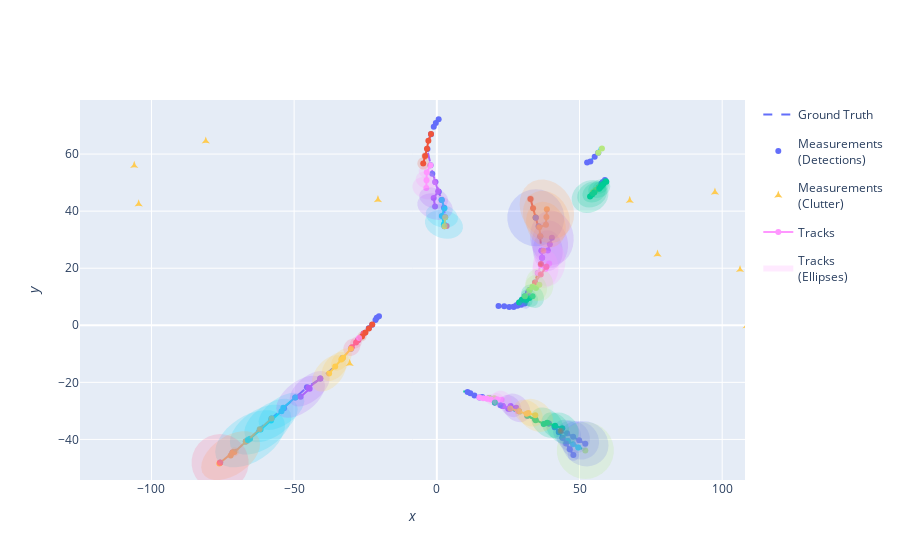

Notebook code for this chart:
### Markdown cell above
As observed in the above plot, the filter can still discern the ground truths to a reasonable. However, it cannot discriminate between new and old paths, and sometimes it can confuse the same ground as two different paths birthed at different times. This effect is pronounced if two targets are very close together.

This is due to the fact that a lower detection probability, $p_{D,k}(x)$ implies that the propagated posterior intensity at time $k$ becomes increasingly dependent on the predicted intensity, $v_{k|k-1}$. Therefore, the recursive posterior density does not get propogated with more weight.

Now, let us observe what happens for an extremely low detection probability.

### Code cell
# Reducing detection probability
detection_probability = 0.01
clutter_rate = 3.0
all_measurements, measurement_model = gen_detectors(truths, start_time, number_steps, detection_probability, clutter_rate=clutter_rate)

# Run tracker
tracks = run_tracker(all_measurements, measurement_model, transition_model, detection_probability, death_probability, clutter_rate, start_truths, start_time)

# Get bounds from the tracks
for track in tracks:
    for state in track:
        x_min = min([state.state_vector[0], x_min])
        x_max = max([state.state_vector[0], x_max])
        y_min = min([state.state_vector[2], y_min])
        y_max = max([state.state_vector[2], y_max])

# Get bounds from measurements
for measurement_set in all_measurements:
    for measurement in measurement_set:
        if type(measurement) == TrueDetection:
            x_min = min([measurement.state_vector[0], x_min])
            x_max = max([measurement.state_vector[0], x_max])
            y_min = min([measurement.state_vector[1], y_min])
            y_max = max([measurement.state_vector[1], y_max])

# Plot the tracks
plotter_2 = Plotterly()
plotter_2.plot_ground_truths(truths, [0, 2])
plotter_2.plot_measurements(all_measurements, [0, 2])
plotter_2.plot_tracks(tracks, [0, 2], uncertainty=True)
plotter_2.fig.update_xaxes(range=[x_min-5, x_max+5])
plotter_2.fig.update_yaxes(range=[y_min-5, y_max+5])
plotter_2.fig
